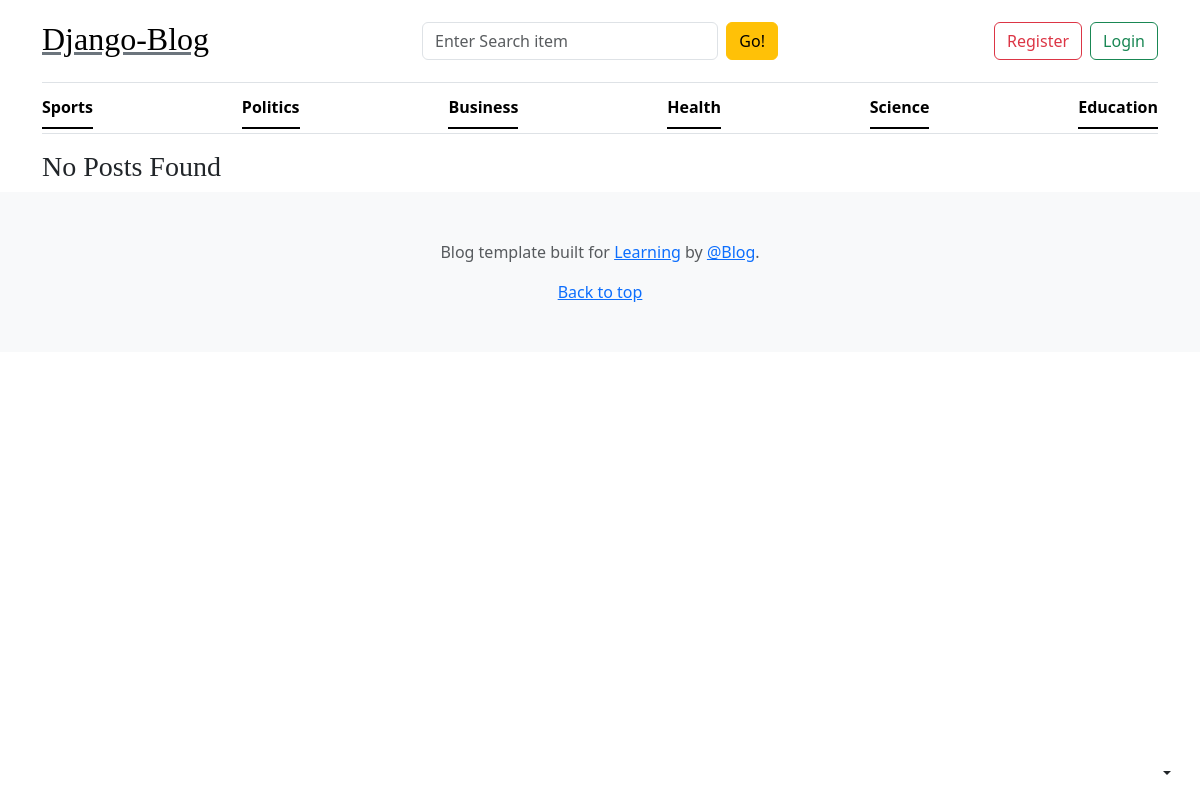
The app's page /blog/search/ with its own data.
### blogs_app/models.py (models this page shows, shortened)
class category(models.Model):
    category=models.CharField(max_length=50)
    created_at=models.DateTimeField(auto_now_add=True)
    updated_at=models.DateTimeField(auto_now=True)
    class Meta:
        verbose_name_plural='Categories'

### blogs_app/views.py (the view)
# urls.py: path('blog/search/',blog_view.search,name='search'),
def search(request):
    keyword=request.GET.get('keyword','').strip()
    blog=Blog.objects.filter(Q(title__icontains=keyword) | Q(short_description__icontains=keyword) | Q(blog_body__icontains=keyword))
    return render(request,"search.html",{'blog':blog,'keyword':keyword})

### blogs_app/context_processors.py (called while the page is built)
def get_category(request):
    categories=category.objects.all()
    return dict(categories=categories)

def get_social(request):
    social=Social.objects.all()
    return dict(social=social)

### templates/search.html
{% extends 'base.html' %}
{% block content %}
<main class="container">
  {% if keyword %}
<h3 class="text-success   fw-bold mx-2 my-4 " style="letter-spacing: 2px;">Search Term - {{keyword}}</h3>
<div class="row mb-2">
    {% for i in blog %}
    <div class="col-md-6">
        <div class="row g-0 border rounded overflow-hidden flex-md-row mb-4 shadow-sm h-md-250 position-relative">
            <div class="col p-3 d-flex flex-column position-static">
                <strong class="d-inline-block mb-2 text-primary-emphasis">{{i.category_blog.category}}</strong>
                <h3 class="mb-0"> {{i.title}}</h3>
                <div class="mb-1 text-body-secondary">{{i.updated_at|timesince}} ago | {{i.author}}</div>
                <p class="card-text mb-auto">
                    {{i.short_description}}
                </p>
                <a href="{% url 'slug_blogs' i.slug %}" class="icon-link gap-1 icon-link-hover stretched-link">
                    Continue reading
                    <svg class="bi" aria-hidden="true">
                        <use xlink:href="#chevron-right"></use>
                    </svg>
                </a>
            </div>
            {% if i.feature_image %}
            <div class="col-auto d-none d-lg-block">
                <img src="{{ i.feature_image.url }}" alt="{{ i.title }}" width="200" height="250"
                    class="bd-placeholder-img" style="object-fit: cover;">
            </div>
            {% endif %}
        </div>
    </div>
 {% endfor %}
</div>
    {% else %}
     <h3>No Posts Found</h3>
    {% endif %}
</main>
{% endblock %}

### templates/base.html (shortened to what this page needs)
{% load static %}
<!DOCTYPE html>
<html lang="en">
<head>
  <link rel="stylesheet" href="https://cdn.jsdelivr.net/npm/bootstrap@5.3.8/dist/css/bootstrap.min.css">
  <link rel="stylesheet" href="/static/css/blog.css">
  <link rel="stylesheet" href="https://cdnjs.cloudflare.com/ajax/libs/font-awesome/7.0.1/css/all.min.css"
 />
</head>
<body>
  <div class="dropdown position-fixed bottom-0 end-0 mb-3 me-3 bd-mode-toggle">
    <button class="btn btn-bd-primary py-2 dropdown-toggle d-flex align-items-center" id="bd-theme" type="button"
      aria-expanded="false" data-bs-toggle="dropdown" aria-label="Toggle theme (auto)">
    </button>
  </div>
  <div class="container">
    <header class="border-bottom lh-1 py-3">
      <div class="row flex-nowrap justify-content-between align-items-center">
        <div class="col-4 pt-1">
          <h2> <a class="link-secondary text-black" href="{% url 'home' %}">Django-Blog</a></h2>
        </div>
        <div class="col-12 col-md-4">
          <form action="{% url 'search' %}" method="get" class="d-flex flex-column flex-sm-row gap-2">
            <input type="text" name="keyword" id="keyword" placeholder="Enter Search item" class="form-control">
            <button type="submit" class="btn btn-warning flex-shrink-0" id="button-search">
              Go!
            </button>
          </form>
        </div>
        <div class="col-12 col-md-4">
          <div class="d-flex justify-content-center justify-content-md-end gap-2">
            {% if not request.user.is_authenticated %}
            <a class="btn btn-outline-danger" href="{% url 'registration' %}">Register</a>
            <a class="btn btn-outline-success" href="{% url 'login' %}">Login</a>
            {% endif %}
          </div>
        </div>
      </div>
    </header>
    <div class="nav-scroller py-1 mb-3 border-bottom">
      <nav class="nav nav-underline justify-content-between">
        {% for i in categories %}
        <a class="nav-item nav-link link-body-emphasis active" href="{% url 'posts_category' i.id %}">{{i.category}}</a>
        {% endfor %}
      </nav>
    </div>
  </div>
  {% block content %}
  {% endblock %}
  <footer class="py-5 text-center text-body-secondary bg-body-tertiary">
    <p>
      Blog template built for
      <a href="https://getbootstrap.com/">Learning</a> by
      <a href="https://x.com/mdo">@Blog</a>.
    </p>
    <p class="mb-0"><a href="#">Back to top</a></p>
  </footer>
</body>
</html>

### static/css/blog.css (style rules this page uses)
h1, h2, h3, h4, h5, h6 { font-family: "Playfair Display", Georgia, "Times New Roman", serif; }

### records on screen
category: category "Sports"
category: category "Politics"
category: category "Business"
category: category "Health"
category: category "Science"
category: category "Education"
